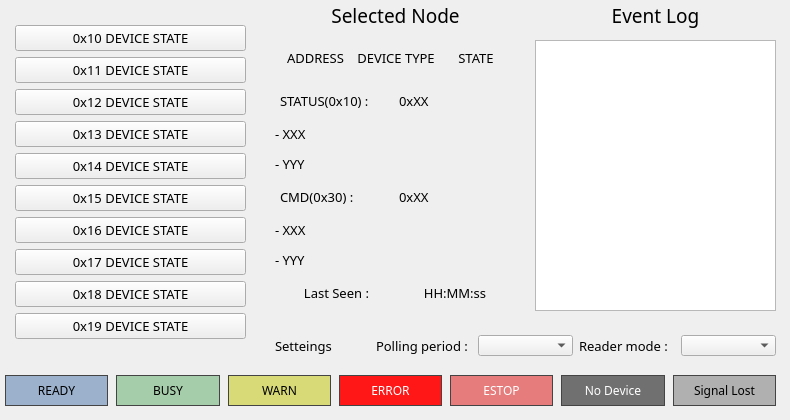
    <widget class="QWidget" name="tab_1">
     <attribute name="title">
      <string>Node_Monitoring</string>
     </attribute>
     <widget class="QLabel" name="label_24">
      <property name="geometry">
       <rect>
        <x>530</x>
        <y>0</y>
        <width>251</width>
        <height>31</height>
       </rect>
      </property>
      <property name="font">
       <font>
        <family>BIZ UDPゴシック</family>
        <pointsize>14</pointsize>
       </font>
      </property>
      <property name="text">
       <string>Event Log</string>
      </property>
      <property name="alignment">
       <set>Qt::AlignCenter</set>
      </property>
     </widget>
     <widget class="QWidget" name="horizontalLayoutWidget">
      <property name="geometry">
       <rect>
        <x>0</x>
        <y>370</y>
        <width>781</width>
        <height>41</height>
       </rect>
      </property>
      <layout class="QHBoxLayout" name="horizontalLayout">
       <property name="spacing">
        <number>8</number>
       </property>
       <property name="leftMargin">
        <number>5</number>
       </property>
       <property name="topMargin">
        <number>5</number>
       </property>
       <property name="rightMargin">
        <number>5</number>
       </property>
       <property name="bottomMargin">
        <number>5</number>
       </property>
       <item>
        <widget class="QLabel" name="readylabel">
         <property name="font">
          <font>
           <family>BIZ UDPゴシック</family>
           <pointsize>9</pointsize>
          </font>
         </property>
         <property name="toolTip">
          <string>READY: 正常状態（待機中・動作可能）</string>
         </property>
         <property name="styleSheet">
          <string notr="true">background-color: #9BB1CC;
color: #000000;
border: 1px solid #444444;</string>
         </property>
         <property name="text">
          <string>READY</string>
         </property>
         <property name="alignment">
          <set>Qt::AlignCenter</set>
         </property>
        </widget>
       </item>
       <item>
        <widget class="QLabel" name="busylabel">
         <property name="font">
          <font>
           <family>BIZ UDPゴシック</family>
           <pointsize>9</pointsize>
          </font>
         </property>
         <property name="toolTip">
          <string>BUSY: 動作中（処理実行中）</string>
         </property>
         <property name="styleSheet">
          <string notr="true">background-color: #A5CDA9;
color: #000000;
border: 1px solid #444444;</string>
         </property>
         <property name="text">
          <string>BUSY</string>
         </property>
         <property name="alignment">
          <set>Qt::AlignCenter</set>
         </property>
        </widget>
       </item>
       <item>
        <widget class="QLabel" name="warnlabel">
         <property name="font">
          <font>
           <family>BIZ UDPゴシック</family>
           <pointsize>9</pointsize>
          </font>
         </property>
         <property name="toolTip">
          <string>WARN: 注意状態（異常予兆や軽微な問題）</string>
         </property>
         <property name="styleSheet">
          <string notr="true">background-color: #D7DA77;
color: #000000;
border: 1px solid #444444;</string>
         </property>
         <property name="text">
          <string>WARN</string>
         </property>
         <property name="alignment">
          <set>Qt::AlignCenter</set>
         </property>
        </widget>
       </item>
       <item>
        <widget class="QLabel" name="errorlabel">
         <property name="font">
          <font>
           <family>BIZ UDPゴシック</family>
           <pointsize>9</pointsize>
          </font>
         </property>
         <property name="toolTip">
          <string>ERROR: エラー発生（処理失敗）</string>
         </property>
         <property name="styleSheet">
          <string notr="true">background-color: #FF1717;
color: #FFFFFF;
border: 1px solid #444444;</string>
         </property>
         <property name="text">
          <string>ERROR</string>
         </property>
         <property name="alignment">
          <set>Qt::AlignCenter</set>
         </property>
        </widget>
       </item>
       <item>
        <widget class="QLabel" name="estoplabel">
         <property name="font">
          <font>
           <family>BIZ UDPゴシック</family>
           <pointsize>9</pointsize>
          </font>
         </property>
         <property name="toolTip">
          <string>ESTOP: 非常停止状態</string>
         </property>
         <property name="styleSheet">
          <string notr="true">background-color: #E67C7C;
color: #FFFFFF;
border: 1px solid #444444;</string>
         </property>
         <property name="text">
          <string>ESTOP</string>
         </property>
         <property name="alignment">
          <set>Qt::AlignCenter</set>
         </property>
        </widget>
       </item>
       <item>
        <widget class="QLabel" name="nodevicelabel">
         <property name="font">
          <font>
           <family>BIZ UDPゴシック</family>
           <pointsize>9</pointsize>
          </font>
         </property>
         <property name="toolTip">
          <string>No Device: デバイス未接続</string>
         </property>
         <property name="styleSheet">
          <string notr="true">background-color: #707070;
color: #FFFFFF;
border: 1px solid #444444;</string>
         </property>
         <property name="text">
          <string>No Device</string>
         </property>
         <property name="alignment">
          <set>Qt::AlignCenter</set>
         </property>
        </widget>
       </item>
       <item>
        <widget class="QLabel" name="signallostlabel">
         <property name="font">
          <font>
           <family>BIZ UDPゴシック</family>
           <pointsize>9</pointsize>
          </font>
         </property>
         <property name="toolTip">
          <string>Signal Lost: 一度接続されたが通信が途絶</string>
         </property>
         <property name="styleSheet">
          <string notr="true">background-color: #B0B0B0;
color: #000000;
border: 1px solid #444444;</string>
         </property>
         <property name="text">
          <string>Signal Lost</string>
         </property>
         <property name="alignment">
          <set>Qt::AlignCenter</set>
         </property>
        </widget>
       </item>
      </layout>
     </widget>
     <widget class="QLabel" name="label_26">
      <property name="geometry">
       <rect>
        <x>270</x>
        <y>0</y>
        <width>251</width>
        <height>31</height>
       </rect>
      </property>
      <property name="font">
       <font>
        <family>BIZ UDPゴシック</family>
        <pointsize>14</pointsize>
       </font>
      </property>
      <property name="text">
       <string>Selected Node</string>
      </property>
      <property name="alignment">
       <set>Qt::AlignCenter</set>
      </property>
     </widget>
     <widget class="QWidget" name="verticalLayoutWidget_2">
      <property name="geometry">
       <rect>
        <x>270</x>
        <y>30</y>
        <width>251</width>
        <height>291</height>
       </rect>
      </property>
      <layout class="QVBoxLayout" name="verticalLayout_5">
       <property name="leftMargin">
        <number>5</number>
       </property>
       <property name="topMargin">
        <number>10</number>
       </property>
       <property name="rightMargin">
        <number>5</number>
       </property>
       <property name="bottomMargin">
        <number>10</number>
       </property>
       <item>
        <layout class="QHBoxLayout" name="horizontalLayout_6">
         <property name="leftMargin">
          <number>5</number>
         </property>
         <property name="topMargin">
          <number>5</number>
         </property>
         <property name="rightMargin">
          <number>5</number>
         </property>
         <property name="bottomMargin">
          <number>5</number>
         </property>
         <item>
          <widget class="QLabel" name="node_address">
           <property name="font">
            <font>
             <family>BIZ UDPゴシック</family>
             <pointsize>10</pointsize>
            </font>
           </property>
           <property name="text">
            <string>ADDRESS</string>
           </property>
           <property name="alignment">
            <set>Qt::AlignCenter</set>
           </property>
          </widget>
         </item>
         <item>
          <widget class="QLabel" name="node_device">
           <property name="font">
            <font>
             <family>BIZ UDPゴシック</family>
             <pointsize>10</pointsize>
            </font>
           </property>
           <property name="text">
            <string>DEVICE TYPE</string>
           </property>
           <property name="alignment">
            <set>Qt::AlignCenter</set>
           </property>
          </widget>
         </item>
         <item>
          <widget class="QLabel" name="node_state">
           <property name="font">
            <font>
             <family>BIZ UDPゴシック</family>
             <pointsize>10</pointsize>
            </font>
           </property>
           <property name="text">
            <string>STATE</string>
           </property>
           <property name="alignment">
            <set>Qt::AlignCenter</set>
           </property>
          </widget>
         </item>
        </layout>
       </item>
       <item>
        <layout class="QHBoxLayout" name="horizontalLayout_7">
         <property name="leftMargin">
          <number>5</number>
         </property>
         <property name="topMargin">
          <number>5</number>
         </property>
         <property name="rightMargin">
          <number>5</number>
         </property>
         <property name="bottomMargin">
          <number>5</number>
         </property>
         <item>
          <widget class="QLabel" name="node_status_title">
           <property name="font">
            <font>
             <family>BIZ UDPゴシック</family>
             <pointsize>10</pointsize>
            </font>
           </property>
           <property name="text">
            <string>STATUS(0x10) : </string>
           </property>
           <property name="alignment">
            <set>Qt::AlignLeading|Qt::AlignLeft|Qt::AlignVCenter</set>
           </property>
          </widget>
         </item>
         <item>
          <widget class="QLabel" name="node_status_bit">
           <property name="font">
            <font>
             <family>BIZ UDPゴシック</family>
             <pointsize>10</pointsize>
            </font>
           </property>
           <property name="text">
            <string>0xXX</string>
           </property>
           <property name="alignment">
            <set>Qt::AlignLeading|Qt::AlignLeft|Qt::AlignVCenter</set>
           </property>
          </widget>
         </item>
        </layout>
       </item>
       <item>
        <widget class="QLabel" name="node_status_detail">
         <property name="font">
          <font>
           <family>BIZ UDPゴシック</family>
           <pointsize>10</pointsize>
          </font>
         </property>
         <property name="text">
          <string>&lt;html&gt;&lt;head/&gt;&lt;body&gt;&lt;p&gt;- XXX&lt;/p&gt;&lt;p&gt;- YYY&lt;/p&gt;&lt;/body&gt;&lt;/html&gt;</string>
         </property>
         <property name="alignment">
          <set>Qt::AlignLeading|Qt::AlignLeft|Qt::AlignVCenter</set>
         </property>
        </widget>
       </item>
       <item>
        <layout class="QHBoxLayout" name="horizontalLayout_8">
         <property name="leftMargin">
          <number>5</number>
         </property>
         <property name="topMargin">
          <number>5</number>
         </property>
         <property name="rightMargin">
          <number>5</number>
         </property>
         <property name="bottomMargin">
          <number>5</number>
         </property>
         <item>
          <widget class="QLabel" name="node_cmd_title">
           <property name="font">
            <font>
             <family>BIZ UDPゴシック</family>
             <pointsize>10</pointsize>
            </font>
           </property>
           <property name="text">
            <string>CMD(0x30) : </string>
           </property>
           <property name="alignment">
            <set>Qt::AlignLeading|Qt::AlignLeft|Qt::AlignVCenter</set>
           </property>
          </widget>
         </item>
         <item>
          <widget class="QLabel" name="node_cmd_bit">
           <property name="font">
            <font>
             <family>BIZ UDPゴシック</family>
             <pointsize>10</pointsize>
            </font>
           </property>
           <property name="text">
            <string>0xXX</string>
           </property>
           <property name="alignment">
            <set>Qt::AlignLeading|Qt::AlignLeft|Qt::AlignVCenter</set>
           </property>
          </widget>
         </item>
        </layout>
       </item>
       <item>
        <widget class="QLabel" name="node_cmd_detail">
         <property name="font">
          <font>
           <family>BIZ UDPゴシック</family>
           <pointsize>10</pointsize>
          </font>
         </property>
         <property name="text">
          <string>&lt;html&gt;&lt;head/&gt;&lt;body&gt;&lt;p&gt;- XXX&lt;/p&gt;&lt;p&gt;- YYY&lt;/p&gt;&lt;/body&gt;&lt;/html&gt;</string>
         </property>
         <property name="alignment">
          <set>Qt::AlignLeading|Qt::AlignLeft|Qt::AlignVCenter</set>
         </property>
        </widget>
       </item>
       <item>
        <layout class="QHBoxLayout" name="horizontalLayout_5">
         <property name="leftMargin">
          <number>5</number>
         </property>
         <property name="topMargin">
          <number>5</number>
         </property>
         <property name="rightMargin">
          <number>5</number>
         </property>
         <property name="bottomMargin">
          <number>5</number>
         </property>
         <item>
          <widget class="QLabel" name="node_time_title">
           <property name="font">
            <font>
             <family>BIZ UDPゴシック</family>
             <pointsize>10</pointsize>
            </font>
           </property>
           <property name="text">
            <string>Last Seen :</string>
           </property>
           <property name="alignment">
            <set>Qt::AlignCenter</set>
           </property>
          </widget>
         </item>
         <item>
          <widget class="QLabel" name="node_time_value">
           <property name="font">
            <font>
             <family>BIZ UDPゴシック</family>
             <pointsize>10</pointsize>
            </font>
           </property>
           <property name="text">
            <string>HH:MM:ss</string>
           </property>
           <property name="alignment">
            <set>Qt::AlignCenter</set>
           </property>
          </widget>
         </item>
        </layout>
       </item>
      </layout>
     </widget>
     <widget class="QWidget" name="horizontalLayoutWidget_2">
      <property name="geometry">
       <rect>
        <x>270</x>
        <y>330</y>
        <width>511</width>
        <height>31</height>
       </rect>
      </property>
      <layout class="QHBoxLayout" name="horizontalLayout_4">
       <property name="leftMargin">
        <number>5</number>
       </property>
       <property name="topMargin">
        <number>5</number>
       </property>
       <property name="rightMargin">
        <number>5</number>
       </property>
       <property name="bottomMargin">
        <number>5</number>
       </property>
       <item>
        <widget class="QLabel" name="label_14">
         <property name="font">
          <font>
           <family>BIZ UDPゴシック</family>
           <pointsize>10</pointsize>
          </font>
         </property>
         <property name="toolTip">
          <string>ポーリング周期を設定します</string>
         </property>
         <property name="text">
          <string>Setteings    </string>
         </property>
        </widget>
       </item>
       <item>
        <widget class="QLabel" name="label_12">
         <property name="font">
          <font>
           <family>BIZ UDPゴシック</family>
           <pointsize>10</pointsize>
          </font>
         </property>
         <property name="text">
          <string>Polling period :</string>
         </property>
        </widget>
       </item>
       <item>
        <widget class="QComboBox" name="comboBox"/>
       </item>
       <item>
        <widget class="QLabel" name="label_13">
         <property name="font">
          <font>
           <family>BIZ UDPゴシック</family>
           <pointsize>10</pointsize>
          </font>
         </property>
         <property name="toolTip">
          <string>動作モードを設定します</string>
         </property>
         <property name="text">
          <string>Reader mode :</string>
         </property>
        </widget>
       </item>
       <item>
        <widget class="QComboBox" name="comboBox_mode"/>
       </item>
      </layout>
     </widget>
     <widget class="QWidget" name="verticalLayoutWidget">
      <property name="geometry">
       <rect>
        <x>0</x>
        <y>10</y>
        <width>261</width>
        <height>351</height>
       </rect>
      </property>
      <layout class="QVBoxLayout" name="verticalLayout">
       <property name="leftMargin">
        <number>15</number>
       </property>
       <property name="topMargin">
        <number>15</number>
       </property>
       <property name="rightMargin">
        <number>15</number>
       </property>
       <property name="bottomMargin">
        <number>15</number>
       </property>
       <item>
        <widget class="QPushButton" name="btn_node_10">
         <property name="font">
          <font>
           <family>BIZ UDPゴシック</family>
           <pointsize>10</pointsize>
          </font>
         </property>
         <property name="text">
          <string>0x10 DEVICE STATE</string>
         </property>
        </widget>
       </item>
       <item>
        <widget class="QPushButton" name="btn_node_11">
         <property name="font">
          <font>
           <family>BIZ UDPゴシック</family>
           <pointsize>10</pointsize>
          </font>
         </property>
         <property name="text">
          <string>0x11 DEVICE STATE</string>
         </property>
        </widget>
       </item>
       <item>
        <widget class="QPushButton" name="btn_node_12">
         <property name="font">
          <font>
           <family>BIZ UDPゴシック</family>
           <pointsize>10</pointsize>
          </font>
         </property>
         <property name="text">
          <string>0x12 DEVICE STATE</string>
         </property>
        </widget>
       </item>
       <item>
        <widget class="QPushButton" name="btn_node_13">
         <property name="font">
          <font>
           <family>BIZ UDPゴシック</family>
           <pointsize>10</pointsize>
          </font>
         </property>
         <property name="text">
          <string>0x13 DEVICE STATE</string>
         </property>
        </widget>
       </item>
       <item>
        <widget class="QPushButton" name="btn_node_14">
         <property name="font">
          <font>
           <family>BIZ UDPゴシック</family>
           <pointsize>10</pointsize>
          </font>
         </property>
         <property name="text">
          <string>0x14 DEVICE STATE</string>
         </property>
        </widget>
       </item>
       <item>
        <widget class="QPushButton" name="btn_node_15">
         <property name="font">
          <font>
           <family>BIZ UDPゴシック</family>
           <pointsize>10</pointsize>
          </font>
         </property>
         <property name="text">
          <string>0x15 DEVICE STATE</string>
         </property>
        </widget>
       </item>
       <item>
        <widget class="QPushButton" name="btn_node_16">
         <property name="font">
          <font>
           <family>BIZ UDPゴシック</family>
           <pointsize>10</pointsize>
          </font>
         </property>
         <property name="text">
          <string>0x16 DEVICE STATE</string>
         </property>
        </widget>
       </item>
       <item>
        <widget class="QPushButton" name="btn_node_17">
         <property name="font">
          <font>
           <family>BIZ UDPゴシック</family>
           <pointsize>10</pointsize>
          </font>
         </property>
         <property name="text">
          <string>0x17 DEVICE STATE</string>
         </property>
        </widget>
       </item>
       <item>
        <widget class="QPushButton" name="btn_node_18">
         <property name="font">
          <font>
           <family>BIZ UDPゴシック</family>
           <pointsize>10</pointsize>
          </font>
         </property>
         <property name="text">
          <string>0x18 DEVICE STATE</string>
         </property>
        </widget>
       </item>
       <item>
        <widget class="QPushButton" name="btn_node_19">
         <property name="font">
          <font>
           <family>BIZ UDPゴシック</family>
           <pointsize>10</pointsize>
          </font>
         </property>
         <property name="text">
          <string>0x19 DEVICE STATE</string>
         </property>
        </widget>
       </item>
      </layout>
     </widget>
     <widget class="QWidget" name="verticalLayoutWidget_3">
      <property name="geometry">
       <rect>
        <x>530</x>
        <y>30</y>
        <width>251</width>
        <height>291</height>
       </rect>
      </property>
      <layout class="QVBoxLayout" name="verticalLayout_6">
       <property name="leftMargin">
        <number>5</number>
       </property>
       <property name="topMargin">
        <number>10</number>
       </property>
       <property name="rightMargin">
        <number>5</number>
       </property>
       <property name="bottomMargin">
        <number>10</number>
       </property>
       <item>
        <widget class="QPlainTextEdit" name="plainTextEdit_log">
         <property name="enabled">
          <bool>true</bool>
         </property>
         <property name="font">
          <font>
           <family>BIZ UDPゴシック</family>
           <pointsize>10</pointsize>
          </font>
         </property>
         <property name="lineWrapMode">
          <enum>QPlainTextEdit::NoWrap</enum>
         </property>
         <property name="readOnly">
          <bool>true</bool>
         </property>
        </widget>
       </item>
      </layout>
     </widget>
    </widget>
